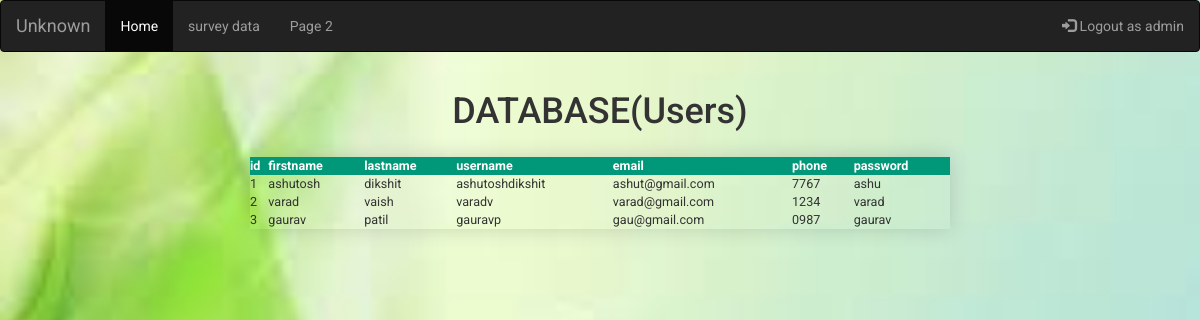
The page /database.php on the database its author committed.
### tables this page shows
CREATE TABLE `signup` (
  `id` int(255) NOT NULL,
  `firstname` varchar(255) NOT NULL,
  `lastname` varchar(255) NOT NULL,
  `username` varchar(255) NOT NULL,
  `email` varchar(255) NOT NULL,
  `phoneno` varchar(255) NOT NULL,
  `PASSWORD` varchar(255) DEFAULT NULL
);

### database.php (the view, shortened to what this page needs)
<!DOCTYPE html>
<html lang="en">
<head>
  <link rel="stylesheet" href="https://maxcdn.bootstrapcdn.com/bootstrap/3.4.1/css/bootstrap.min.css">
  <link rel="stylesheet" type="text/css" href="style.css">
</head>
<body>
<nav class="navbar navbar-inverse">
  <div class="container-fluid">
    <div class="navbar-header">
      <a class="navbar-brand" href="#">Unknown</a>
    </div>
    <ul class="nav navbar-nav">
      <li class="active"><a href="#">Home</a></li>
      <li><a href="surveydata.php">survey data</a></li>
      <li><a href="#">Page 2</a></li>
    </ul>
    <ul class="nav navbar-nav navbar-right">
      <li><a href="index.php"><span class="glyphicon glyphicon-log-in"></span> Logout as admin</a></li>
    </ul>
  </div>
</nav>
<center>
<div class="container">
<h1>DATABASE(Users)</h1>
<table  style="width: 700px"   class="styled-table">
  <thead>
  <tr>
    <th>id</th>
    <th>firstname</th>
    <th>lastname</th>
    <th>username</th>
    <th>email</th>
    <th>phone</th>
    <th>password</th>
  </tr>
  </thead>
<?php
$con = mysqli_connect('localhost','root');
$dis = "select * from signup";
$result = $con->query($dis);
if ($result-> num_rows > 0) {
  while ($row=$result->fetch_assoc()) {
    echo "<tr><td>".$row["id"]."</td><td>".$row["firstname"]."</td><td>".$row["lastname"]."</td><td>".$row["username"]."</td><td>".$row["email"]."</td><td>".$row["phoneno"]."</td><td>".$row["PASSWORD"]."</td></tr>";
  }
  echo "</table>";
 }
 else{
  echo "no entry";
 }
 ?>
  </div>
</center>
</body>
</html>
</body>
</html>

### style.css (style rules this page uses)
* { margin: 0; padding: 0; box-sizing: border-box; outline: none; font-family: 'Roboto', sans-serif; }
body { background: url('bg.jpg') no-repeat top center; background-size: cover; height: 100vh; }
.styled-table { border-collapse: collapse; margin: 25px 0; font-size: 0.9em; font-family: sans-serif; min-width: 400px; box-shadow: 0 0 20px rgba(0, 0, 0, 0.15); }
.styled-table thead tr { background-color: #009879; color: #ffffff; text-align: left; }

### rows shown on the page
signup: id "1", firstname "ashutosh", lastname "dikshit", username "ashutoshdikshit", email "ashut@gmail.com", phoneno "7767", PASSWORD "ashu"
signup: id "2", firstname "varad", lastname "vaish", username "varadv", email "varad@gmail.com", phoneno "1234", PASSWORD "varad"
signup: id "3", firstname "gaurav", lastname "patil", username "gauravp", email "gau@gmail.com", phoneno "0987", PASSWORD "gaurav"
